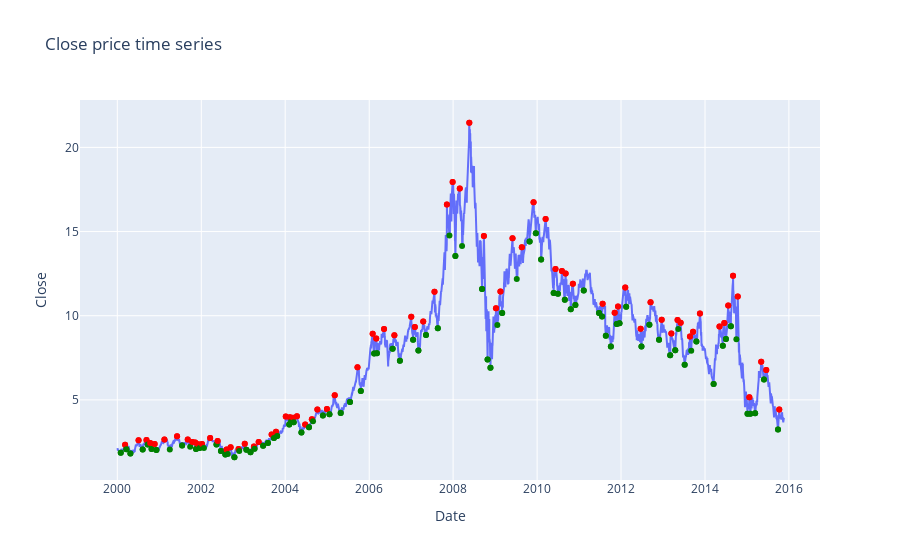

Write notebook code for a chart like this one.
### Code cell
for c in range(len(train_df)):
    target_value = train_df.iloc[c]['target']
    if target_value == 0:
        fig.add_trace(go.Scatter(x=[train_df.iloc[c].name], y=[train_df.iloc[c]['Close']], mode='markers', marker=dict(color='Green'), showlegend=False))
    if target_value == 1:
        fig.add_trace(go.Scatter(x=[train_df.iloc[c].name], y=[train_df.iloc[c]['Close']], mode='markers', marker=dict(color='Red'), showlegend=False))
    else:
        continue

fig
